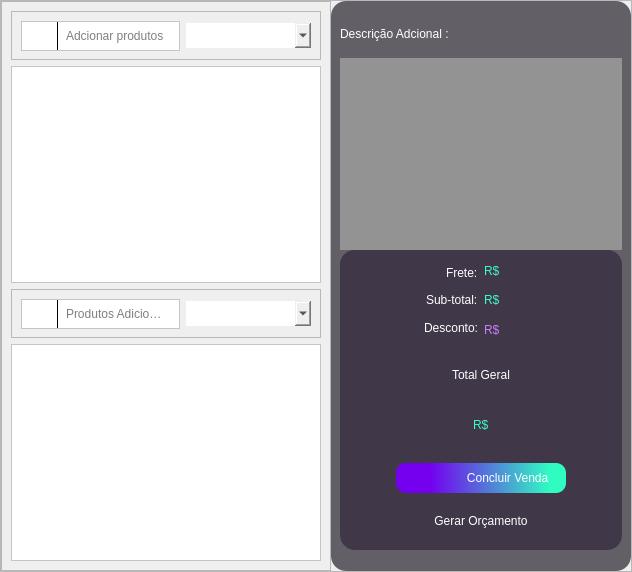
               <widget class="QFrame" name="frame_27">
                <property name="maximumSize">
                 <size>
                  <width>16777215</width>
                  <height>16777215</height>
                 </size>
                </property>
                <property name="frameShape">
                 <enum>QFrame::StyledPanel</enum>
                </property>
                <property name="frameShadow">
                 <enum>QFrame::Raised</enum>
                </property>
                <layout class="QHBoxLayout" name="horizontalLayout_16">
                 <property name="spacing">
                  <number>0</number>
                 </property>
                 <property name="leftMargin">
                  <number>0</number>
                 </property>
                 <property name="topMargin">
                  <number>0</number>
                 </property>
                 <property name="rightMargin">
                  <number>0</number>
                 </property>
                 <property name="bottomMargin">
                  <number>0</number>
                 </property>
                 <item>
                  <widget class="QFrame" name="frame_28">
                   <property name="frameShape">
                    <enum>QFrame::StyledPanel</enum>
                   </property>
                   <property name="frameShadow">
                    <enum>QFrame::Raised</enum>
                   </property>
                   <layout class="QVBoxLayout" name="verticalLayout_6">
                    <item>
                     <widget class="QFrame" name="frame_38">
                      <property name="frameShape">
                       <enum>QFrame::StyledPanel</enum>
                      </property>
                      <property name="frameShadow">
                       <enum>QFrame::Raised</enum>
                      </property>
                      <layout class="QHBoxLayout" name="horizontalLayout_19">
                       <property name="bottomMargin">
                        <number>8</number>
                       </property>
                       <item>
                        <widget class="QFrame" name="frame_30">
                         <property name="minimumSize">
                          <size>
                           <width>0</width>
                           <height>30</height>
                          </size>
                         </property>
                         <property name="maximumSize">
                          <size>
                           <width>16777215</width>
                           <height>40</height>
                          </size>
                         </property>
                         <property name="styleSheet">
                          <string notr="true">background-color:white;
color:black;</string>
                         </property>
                         <property name="frameShape">
                          <enum>QFrame::StyledPanel</enum>
                         </property>
                         <property name="frameShadow">
                          <enum>QFrame::Raised</enum>
                         </property>
                         <layout class="QHBoxLayout" name="horizontalLayout_18">
                          <property name="topMargin">
                           <number>0</number>
                          </property>
                          <property name="bottomMargin">
                           <number>0</number>
                          </property>
                          <item>
                           <widget class="QLabel" name="label_33">
                            <property name="minimumSize">
                             <size>
                              <width>20</width>
                              <height>20</height>
                             </size>
                            </property>
                            <property name="maximumSize">
                             <size>
                              <width>20</width>
                              <height>20</height>
                             </size>
                            </property>
                            <property name="styleSheet">
                             <string notr="true">border-image: url(:/iconteste/icons/loupe (1).png);
border-radius:12px;</string>
                            </property>
                            <property name="text">
                             <string/>
                            </property>
                           </widget>
                          </item>
                          <item>
                           <widget class="Line" name="line">
                            <property name="minimumSize">
                             <size>
                              <width>1</width>
                              <height>25</height>
                             </size>
                            </property>
                            <property name="maximumSize">
                             <size>
                              <width>1</width>
                              <height>16777215</height>
                             </size>
                            </property>
                            <property name="styleSheet">
                             <string notr="true">background-color:black;	</string>
                            </property>
                            <property name="orientation">
                             <enum>Qt::Vertical</enum>
                            </property>
                           </widget>
                          </item>
                          <item>
                           <widget class="QLineEdit" name="lineEdit">
                            <property name="minimumSize">
                             <size>
                              <width>0</width>
                              <height>25</height>
                             </size>
                            </property>
                            <property name="styleSheet">
                             <string notr="true">background-color:white;
font: 12pt &quot;MS Shell Dlg 2&quot;;
color:black;
border-radius:10px;</string>
                            </property>
                            <property name="placeholderText">
                             <string>Adcionar produtos</string>
                            </property>
                           </widget>
                          </item>
                         </layout>
                        </widget>
                       </item>
                       <item>
                        <widget class="QComboBox" name="comboBox_4">
                         <property name="minimumSize">
                          <size>
                           <width>125</width>
                           <height>25</height>
                          </size>
                         </property>
                         <property name="styleSheet">
                          <string notr="true">QComboBox {
	border: transparent;

}
QComboBox::drop-down:button{
border:transparent; background:transparent;
border-image: url(:/iconteste/icons/arrow-white.png);
width: 14,px;
height: 14px;
padding-top:1px;
margin-top:3px;

}

QComboBox QAbstractItemView{
	
	border:1px solid black;
	border-radius:0px;
 
	
}
</string>
                         </property>
                        </widget>
                       </item>
                      </layout>
                     </widget>
                    </item>
                    <item>
                     <widget class="QTableWidget" name="tableWidget_3">
                      <property name="styleSheet">
                       <string notr="true">background-color:white;
color:black;</string>
                      </property>
                     </widget>
                    </item>
                    <item>
                     <widget class="QFrame" name="frame_48">
                      <property name="frameShape">
                       <enum>QFrame::StyledPanel</enum>
                      </property>
                      <property name="frameShadow">
                       <enum>QFrame::Raised</enum>
                      </property>
                      <layout class="QHBoxLayout" name="horizontalLayout_27">
                       <property name="bottomMargin">
                        <number>8</number>
                       </property>
                       <item>
                        <widget class="QFrame" name="frame_49">
                         <property name="minimumSize">
                          <size>
                           <width>0</width>
                           <height>30</height>
                          </size>
                         </property>
                         <property name="maximumSize">
                          <size>
                           <width>16777215</width>
                           <height>40</height>
                          </size>
                         </property>
                         <property name="styleSheet">
                          <string notr="true">background-color:white;
color:black;</string>
                         </property>
                         <property name="frameShape">
                          <enum>QFrame::StyledPanel</enum>
                         </property>
                         <property name="frameShadow">
                          <enum>QFrame::Raised</enum>
                         </property>
                         <layout class="QHBoxLayout" name="horizontalLayout_28">
                          <property name="topMargin">
                           <number>0</number>
                          </property>
                          <property name="bottomMargin">
                           <number>0</number>
                          </property>
                          <item>
                           <widget class="QLabel" name="label_47">
                            <property name="minimumSize">
                             <size>
                              <width>20</width>
                              <height>20</height>
                             </size>
                            </property>
                            <property name="maximumSize">
                             <size>
                              <width>20</width>
                              <height>20</height>
                             </size>
                            </property>
                            <property name="styleSheet">
                             <string notr="true">border-image: url(:/iconteste/icons/loupe (1).png);
border-radius:12px;</string>
                            </property>
                            <property name="text">
                             <string/>
                            </property>
                           </widget>
                          </item>
                          <item>
                           <widget class="Line" name="line_3">
                            <property name="minimumSize">
                             <size>
                              <width>1</width>
                              <height>25</height>
                             </size>
                            </property>
                            <property name="maximumSize">
                             <size>
                              <width>1</width>
                              <height>16777215</height>
                             </size>
                            </property>
                            <property name="styleSheet">
                             <string notr="true">background-color:black;	</string>
                            </property>
                            <property name="orientation">
                             <enum>Qt::Vertical</enum>
                            </property>
                           </widget>
                          </item>
                          <item>
                           <widget class="QLineEdit" name="lineEdit_3">
                            <property name="minimumSize">
                             <size>
                              <width>0</width>
                              <height>25</height>
                             </size>
                            </property>
                            <property name="styleSheet">
                             <string notr="true">background-color:white;
font: 12pt &quot;MS Shell Dlg 2&quot;;
color:black;
border-radius:10px;</string>
                            </property>
                            <property name="placeholderText">
                             <string>Produtos Adicionados</string>
                            </property>
                           </widget>
                          </item>
                         </layout>
                        </widget>
                       </item>
                       <item>
                        <widget class="QComboBox" name="comboBox_5">
                         <property name="minimumSize">
                          <size>
                           <width>125</width>
                           <height>25</height>
                          </size>
                         </property>
                         <property name="styleSheet">
                          <string notr="true">QComboBox {
	border: transparent;

}
QComboBox::drop-down:button{
border:transparent; background:transparent;
border-image: url(:/iconteste/icons/arrow-white.png);
width: 14,px;
height: 14px;
padding-top:1px;
margin-top:3px;

}

QComboBox QAbstractItemView{
	
	border:1px solid black;
	border-radius:0px;
 
	
}
</string>
                         </property>
                        </widget>
                       </item>
                      </layout>
                     </widget>
                    </item>
                    <item>
                     <widget class="QListWidget" name="listWidget">
                      <property name="styleSheet">
                       <string notr="true">background-color:white;
color:black;</string>
                      </property>
                     </widget>
                    </item>
                   </layout>
                  </widget>
                 </item>
                 <item>
                  <widget class="QFrame" name="frame_29">
                   <property name="minimumSize">
                    <size>
                     <width>300</width>
                     <height>0</height>
                    </size>
                   </property>
                   <property name="maximumSize">
                    <size>
                     <width>350</width>
                     <height>16777215</height>
                    </size>
                   </property>
                   <property name="styleSheet">
                    <string notr="true">color: white;
background-color:#625f66;
border-radius:15px;</string>
                   </property>
                   <property name="frameShape">
                    <enum>QFrame::StyledPanel</enum>
                   </property>
                   <property name="frameShadow">
                    <enum>QFrame::Raised</enum>
                   </property>
                   <layout class="QVBoxLayout" name="verticalLayout_8">
                    <property name="spacing">
                     <number>0</number>
                    </property>
                    <property name="topMargin">
                     <number>0</number>
                    </property>
                    <property name="rightMargin">
                     <number>9</number>
                    </property>
                    <property name="bottomMargin">
                     <number>21</number>
                    </property>
                    <item alignment="Qt::AlignTop">
                     <widget class="QFrame" name="frame_37">
                      <property name="maximumSize">
                       <size>
                        <width>16777215</width>
                        <height>400</height>
                       </size>
                      </property>
                      <property name="frameShape">
                       <enum>QFrame::StyledPanel</enum>
                      </property>
                      <property name="frameShadow">
                       <enum>QFrame::Raised</enum>
                      </property>
                      <layout class="QVBoxLayout" name="verticalLayout_18">
                       <property name="spacing">
                        <number>17</number>
                       </property>
                       <property name="leftMargin">
                        <number>0</number>
                       </property>
                       <property name="topMargin">
                        <number>26</number>
                       </property>
                       <property name="rightMargin">
                        <number>0</number>
                       </property>
                       <property name="bottomMargin">
                        <number>0</number>
                       </property>
                       <item>
                        <widget class="QLabel" name="label">
                         <property name="maximumSize">
                          <size>
                           <width>400</width>
                           <height>25</height>
                          </size>
                         </property>
                         <property name="text">
                          <string>Descrição Adcional :</string>
                         </property>
                        </widget>
                       </item>
                       <item>
                        <widget class="QPlainTextEdit" name="plainTextEdit">
                         <property name="maximumSize">
                          <size>
                           <width>400</width>
                           <height>200</height>
                          </size>
                         </property>
                         <property name="styleSheet">
                          <string notr="true">background-color: rgb(147, 147, 147);
border-radius:0px;</string>
                         </property>
                        </widget>
                       </item>
                      </layout>
                     </widget>
                    </item>
                    <item>
                     <widget class="QFrame" name="frame_31">
                      <property name="minimumSize">
                       <size>
                        <width>0</width>
                        <height>300</height>
                       </size>
                      </property>
                      <property name="maximumSize">
                       <size>
                        <width>16777215</width>
                        <height>4000</height>
                       </size>
                      </property>
                      <property name="styleSheet">
                       <string notr="true">background-color:#403749;</string>
                      </property>
                      <property name="frameShape">
                       <enum>QFrame::StyledPanel</enum>
                      </property>
                      <property name="frameShadow">
                       <enum>QFrame::Raised</enum>
                      </property>
                      <layout class="QVBoxLayout" name="verticalLayout_10">
                       <property name="spacing">
                        <number>0</number>
                       </property>
                       <property name="leftMargin">
                        <number>0</number>
                       </property>
                       <property name="topMargin">
                        <number>0</number>
                       </property>
                       <property name="rightMargin">
                        <number>0</number>
                       </property>
                       <property name="bottomMargin">
                        <number>0</number>
                       </property>
                       <item>
                        <widget class="QFrame" name="frame_36">
                         <property name="frameShape">
                          <enum>QFrame::StyledPanel</enum>
                         </property>
                         <property name="frameShadow">
                          <enum>QFrame::Raised</enum>
                         </property>
                         <layout class="QHBoxLayout" name="horizontalLayout_17">
                          <item>
                           <widget class="QFrame" name="frame_32">
                            <property name="frameShape">
                             <enum>QFrame::StyledPanel</enum>
                            </property>
                            <property name="frameShadow">
                             <enum>QFrame::Raised</enum>
                            </property>
                            <layout class="QVBoxLayout" name="verticalLayout_16">
                             <property name="spacing">
                              <number>0</number>
                             </property>
                             <property name="leftMargin">
                              <number>0</number>
                             </property>
                             <property name="topMargin">
                              <number>0</number>
                             </property>
                             <property name="rightMargin">
                              <number>0</number>
                             </property>
                             <property name="bottomMargin">
                              <number>0</number>
                             </property>
                             <item alignment="Qt::AlignRight">
                              <widget class="QLabel" name="label_28">
                               <property name="text">
                                <string>Frete:</string>
                               </property>
                              </widget>
                             </item>
                             <item alignment="Qt::AlignRight">
                              <widget class="QLabel" name="label_26">
                               <property name="text">
                                <string>Sub-total:</string>
                               </property>
                              </widget>
                             </item>
                             <item alignment="Qt::AlignRight">
                              <widget class="QLabel" name="label_7">
                               <property name="text">
                                <string>Desconto:</string>
                               </property>
                              </widget>
                             </item>
                            </layout>
                           </widget>
                          </item>
                          <item>
                           <widget class="QFrame" name="frame_35">
                            <property name="frameShape">
                             <enum>QFrame::StyledPanel</enum>
                            </property>
                            <property name="frameShadow">
                             <enum>QFrame::Raised</enum>
                            </property>
                            <layout class="QVBoxLayout" name="verticalLayout_17">
                             <property name="leftMargin">
                              <number>0</number>
                             </property>
                             <property name="topMargin">
                              <number>0</number>
                             </property>
                             <property name="rightMargin">
                              <number>0</number>
                             </property>
                             <property name="bottomMargin">
                              <number>0</number>
                             </property>
                             <item>
                              <widget class="QLabel" name="label_9">
                               <property name="styleSheet">
                                <string notr="true">color:#39fdc5;</string>
                               </property>
                               <property name="text">
                                <string>R$ </string>
                               </property>
                              </widget>
                             </item>
                             <item>
                              <widget class="QLabel" name="label_30">
                               <property name="styleSheet">
                                <string notr="true">color:#39fdc5;</string>
                               </property>
                               <property name="text">
                                <string>R$</string>
                               </property>
                              </widget>
                             </item>
                             <item>
                              <widget class="QLabel" name="label_29">
                               <property name="styleSheet">
                                <string notr="true">color:#cb7efb;</string>
                               </property>
                               <property name="text">
                                <string>R$</string>
                               </property>
                              </widget>
                             </item>
                            </layout>
                           </widget>
                          </item>
                         </layout>
                        </widget>
                       </item>
                       <item>
                        <widget class="QFrame" name="frame_33">
                         <property name="frameShape">
                          <enum>QFrame::StyledPanel</enum>
                         </property>
                         <property name="frameShadow">
                          <enum>QFrame::Raised</enum>
                         </property>
                         <layout class="QVBoxLayout" name="verticalLayout_11">
                          <property name="spacing">
                           <number>0</number>
                          </property>
                          <property name="leftMargin">
                           <number>0</number>
                          </property>
                          <property name="topMargin">
                           <number>0</number>
                          </property>
                          <property name="rightMargin">
                           <number>0</number>
                          </property>
                          <property name="bottomMargin">
                           <number>0</number>
                          </property>
                          <item alignment="Qt::AlignHCenter">
                           <widget class="QLabel" name="label_31">
                            <property name="styleSheet">
                             <string notr="true">font: 14pt &quot;MS Shell Dlg 2&quot;;</string>
                            </property>
                            <property name="text">
                             <string>Total Geral</string>
                            </property>
                           </widget>
                          </item>
                          <item alignment="Qt::AlignHCenter">
                           <widget class="QLabel" name="label_32">
                            <property name="styleSheet">
                             <string notr="true">color:#39fdc5;
font: 14pt &quot;MS Shell Dlg 2&quot;;</string>
                            </property>
                            <property name="text">
                             <string>R$</string>
                            </property>
                           </widget>
                          </item>
                         </layout>
                        </widget>
                       </item>
                       <item alignment="Qt::AlignHCenter">
                        <widget class="QFrame" name="frame_34">
                         <property name="frameShape">
                          <enum>QFrame::StyledPanel</enum>
                         </property>
                         <property name="frameShadow">
                          <enum>QFrame::Raised</enum>
                         </property>
                         <layout class="QVBoxLayout" name="verticalLayout_12">
                          <property name="spacing">
                           <number>0</number>
                          </property>
                          <property name="leftMargin">
                           <number>0</number>
                          </property>
                          <property name="topMargin">
                           <number>0</number>
                          </property>
                          <property name="rightMargin">
                           <number>0</number>
                          </property>
                          <property name="bottomMargin">
                           <number>0</number>
                          </property>
                          <item>
                           <widget class="QPushButton" name="pushButton_10">
                            <property name="minimumSize">
                             <size>
                              <width>170</width>
                              <height>30</height>
                             </size>
                            </property>
                            <property name="maximumSize">
                             <size>
                              <width>300</width>
                              <height>16777215</height>
                             </size>
                            </property>
                            <property name="layoutDirection">
                             <enum>Qt::RightToLeft</enum>
                            </property>
                            <property name="styleSheet">
                             <string notr="true">


QPushButton{
border:1px;
background-color: qlineargradient(spread:pad, x1:0.0227727, y1:0.557, x2:1, y2:0.551, stop:0.181818 rgba(116, 0, 239, 255), stop:0.903409 rgba(48, 252, 194, 255));
border-radius:10px;
}
QPushButton::hover
{


border-width: 2px;

border-color: black;

}
QPushButton::pressed
{
border-style: outset;
border-width: 3px;
border-color: #30fcc2;
}
</string>
                            </property>
                            <property name="text">
                             <string>                Concluir Venda</string>
                            </property>
                            <property name="icon">
                             <iconset resource="qrc/source.qrc">
                              <normaloff>:/iconteste/icons/right white arrow.png</normaloff>:/iconteste/icons/right white arrow.png</iconset>
                            </property>
                           </widget>
                          </item>
                          <item>
                           <widget class="QPushButton" name="pushButton_11">
                            <property name="minimumSize">
                             <size>
                              <width>0</width>
                              <height>30</height>
                             </size>
                            </property>
                            <property name="styleSheet">
                             <string notr="true">QPushButton{
border:0px;
border-radius:5px;
}
QPushButton::hover
{

background-color:#281c35;

}
QPushButton::pressed
{
border-style: outset;
border-width: 3px;
border-color: #30fcc2;
background-color:#625f66;
}</string>
                            </property>
                            <property name="text">
                             <string>Gerar Orçamento</string>
                            </property>
                            <property name="icon">
                             <iconset resource="qrc/source.qrc">
                              <normaloff>:/iconteste/icons/invoice.png</normaloff>:/iconteste/icons/invoice.png</iconset>
                            </property>
                           </widget>
                          </item>
                         </layout>
                        </widget>
                       </item>
                      </layout>
                     </widget>
                    </item>
                   </layout>
                  </widget>
                 </item>
                </layout>
               </widget>
